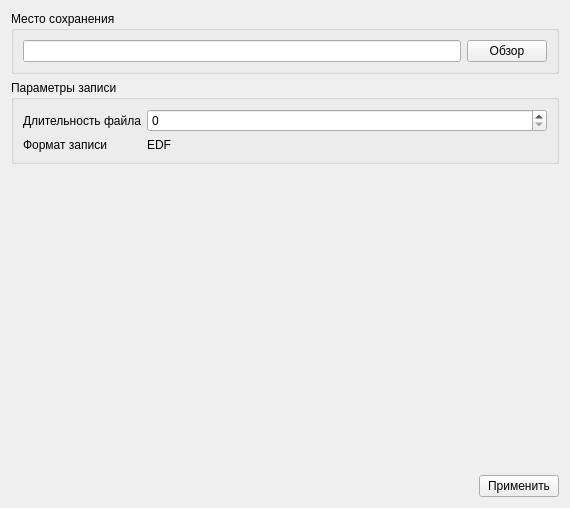
<?xml version="1.0" encoding="UTF-8"?>
<ui version="4.0">
 <class>FrmConfigStoragePane</class>
 <widget class="QFrame" name="FrmConfigStoragePane">
  <property name="geometry">
   <rect>
    <x>0</x>
    <y>0</y>
    <width>570</width>
    <height>508</height>
   </rect>
  </property>
  <property name="windowTitle">
   <string>Frame</string>
  </property>
  <layout class="QGridLayout" name="gridLayout">
   <item row="0" column="0">
    <layout class="QVBoxLayout" name="verticalLayout">
     <item>
      <widget class="QGroupBox" name="groupBoxPath">
       <property name="title">
        <string>Место сохранения</string>
       </property>
       <layout class="QGridLayout" name="gridLayout_2">
        <item row="0" column="0">
         <layout class="QHBoxLayout" name="horizontalLayout_2">
          <item>
           <widget class="QLineEdit" name="lineEditPath">
            <property name="readOnly">
             <bool>true</bool>
            </property>
           </widget>
          </item>
          <item>
           <widget class="QPushButton" name="pushButtonPath">
            <property name="text">
             <string>Обзор</string>
            </property>
           </widget>
          </item>
         </layout>
        </item>
       </layout>
      </widget>
     </item>
     <item>
      <widget class="QGroupBox" name="groupBox_2">
       <property name="title">
        <string>Параметры записи</string>
       </property>
       <layout class="QGridLayout" name="gridLayout_3">
        <item row="0" column="0">
         <layout class="QFormLayout" name="formLayout">
          <item row="0" column="0">
           <widget class="QLabel" name="labelDuration">
            <property name="text">
             <string>Длительность файла</string>
            </property>
           </widget>
          </item>
          <item row="0" column="1">
           <widget class="QSpinBox" name="spinBoxDuration"/>
          </item>
          <item row="1" column="0">
           <widget class="QLabel" name="label">
            <property name="text">
             <string>Формат записи</string>
            </property>
           </widget>
          </item>
          <item row="1" column="1">
           <widget class="QLabel" name="label_2">
            <property name="text">
             <string>EDF</string>
            </property>
           </widget>
          </item>
         </layout>
        </item>
       </layout>
      </widget>
     </item>
     <item>
      <spacer name="verticalSpacer">
       <property name="orientation">
        <enum>Qt::Orientation::Vertical</enum>
       </property>
       <property name="sizeHint" stdset="0">
        <size>
         <width>20</width>
         <height>40</height>
        </size>
       </property>
      </spacer>
     </item>
     <item>
      <layout class="QHBoxLayout" name="horizontalLayout">
       <item>
        <spacer name="horizontalSpacer_3">
         <property name="orientation">
          <enum>Qt::Orientation::Horizontal</enum>
         </property>
         <property name="sizeHint" stdset="0">
          <size>
           <width>40</width>
           <height>20</height>
          </size>
         </property>
        </spacer>
       </item>
       <item>
        <widget class="QPushButton" name="pushButtonOk">
         <property name="text">
          <string>Применить</string>
         </property>
        </widget>
       </item>
      </layout>
     </item>
    </layout>
   </item>
  </layout>
 </widget>
 <resources/>
 <connections/>
</ui>
